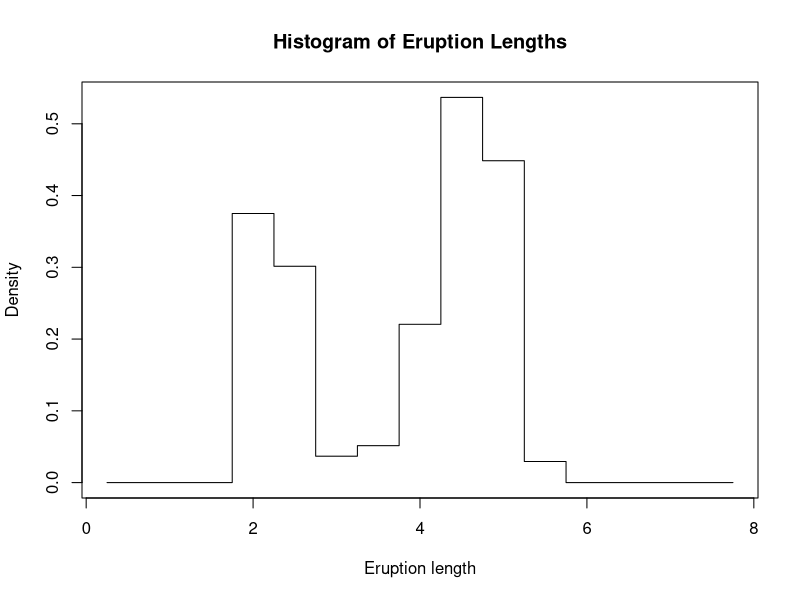
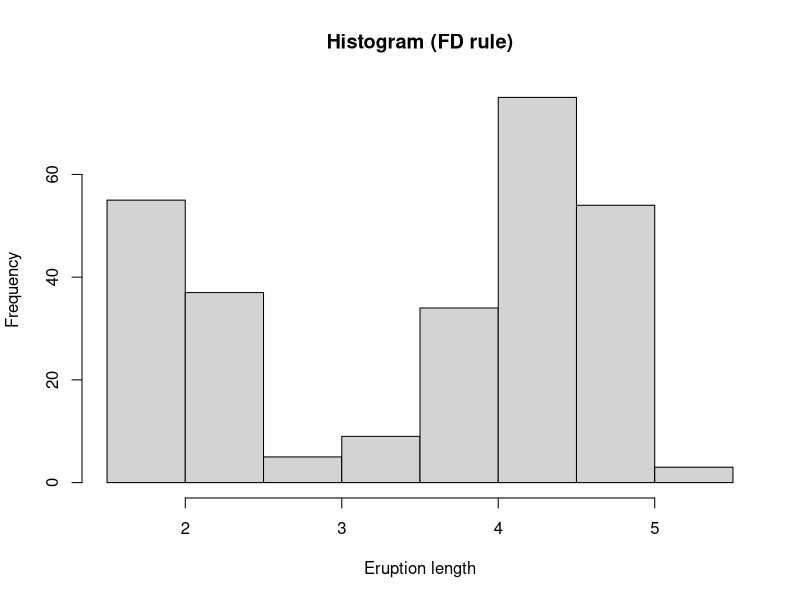
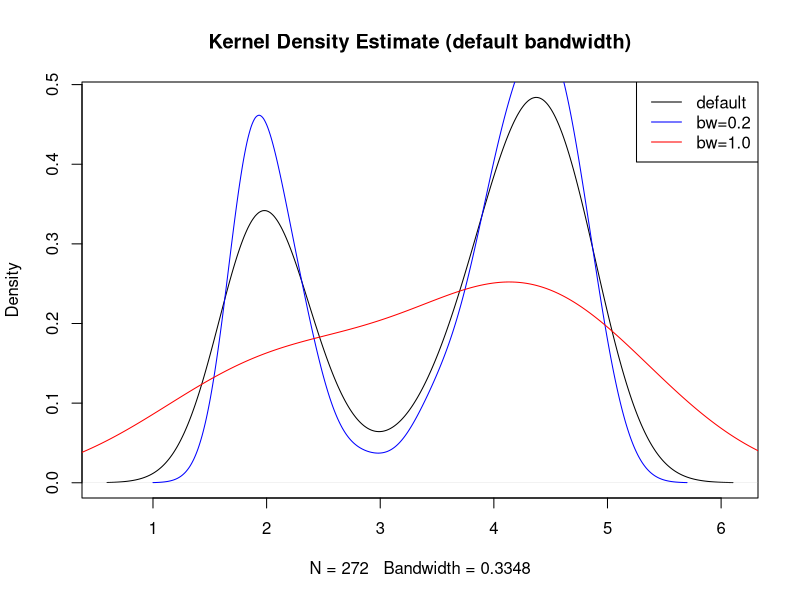
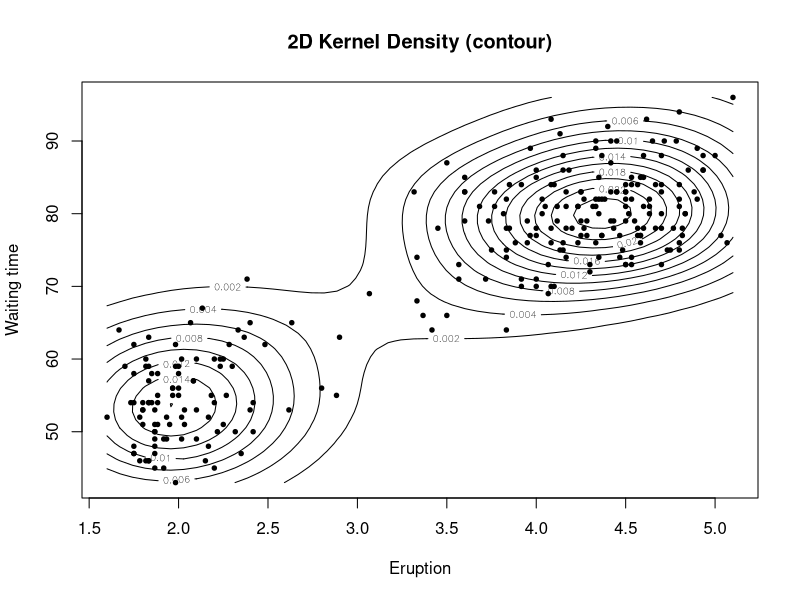

Write R code to recreate these figures, in order.
# Histograms, KDE, and bivariate KDE using the 'faithful' dataset

# Load data
data(faithful)  # built-in Old Faithful geyser data (eruptions, waiting)

# 1) Histogram with custom breaks
x0 <- 0; x1 <- 8; h <- 0.5
my.breaks <- seq(from = x0, to = x1, by = h)
myhist <- hist(faithful$eruptions, breaks = my.breaks, right = FALSE, plot = FALSE)
plot(myhist$mids, myhist$density, type = "s", xlab = "Eruption length",
     ylab = "Density", main = "Histogram of Eruption Lengths")

# 2) Histogram using built-in rules (Freedman-Diaconis)
hist(faithful$eruptions, breaks = "FD", main = "Histogram (FD rule)", xlab = "Eruption length")

# 3) Kernel density estimate (1D)
d <- density(faithful$eruptions)  # default bandwidth
plot(d, main = "Kernel Density Estimate (default bandwidth)")
# Compare different bandwidths
lines(density(faithful$eruptions, bw = 0.2), col = "blue")
lines(density(faithful$eruptions, bw = 1.0), col = "red")
legend("topright", legend = c("default", "bw=0.2", "bw=1.0"), col = c("black","blue","red"), lwd = 1)

# 4) Bivariate density estimate (contour) using MASS::kde2d
if(!require(MASS)) install.packages("MASS", repos = "https://cloud.r-project.org"); library(MASS)
ks <- kde2d(faithful$eruptions, faithful$waiting, n = 50)
contour(ks, xlab = "Eruption", ylab = "Waiting time", main = "2D Kernel Density (contour)")
points(faithful$eruptions, faithful$waiting, pch = 19, cex = 0.6)